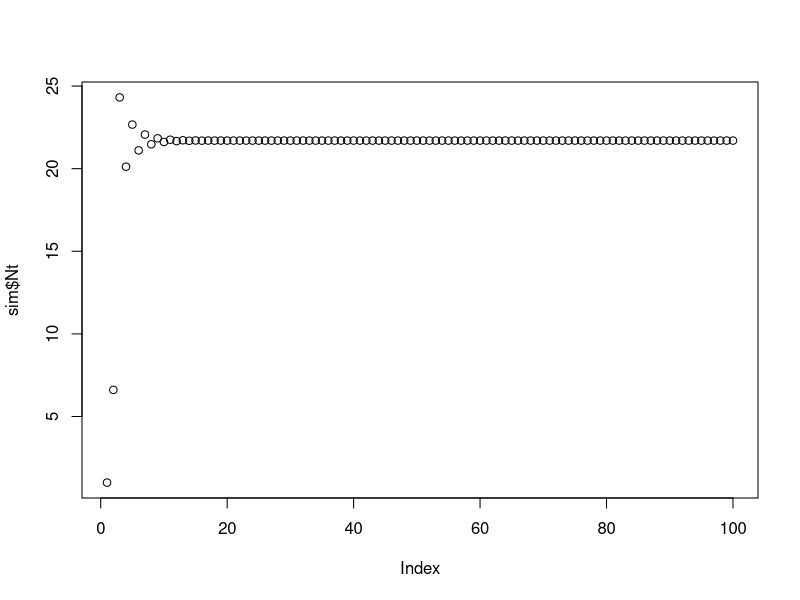

Reproduce this figure in R.
## explore the deterministic skeleton of the model
## - i.e. single patch, no stochastic environmental effects



simmod_det<-function(tmax, f0, kB, s0, kW, getBt=FALSE){
  
  if(exp(s0) > 1){
    stop("exp(s0) must be <= 1")
  }
  
  N0 <- 1
  
  Nt <- rep(NA, tmax)
  Nt[1] <- N0
  
  if(getBt){
    Bt <- rep(NA, tmax)
  }
  
  for(tt in 2:tmax){
    fN <- exp(f0)*exp(-Nt[tt-1]/kB)
    sN <- min(exp(s0)*exp(-(Nt[tt-1]*fN)/kW))
    Nt[tt] <- Nt[tt-1]*fN*sN
    
    if(getBt){
      Bt[tt] <- Nt[tt-1,]*fN
    }
  }
  if(getBt){
    out <- list(Nt=Nt, Bt=Bt)
  }
  else{
    out <- list(Nt=Nt)
  }
  return(out)
}



## simulate some stuff
tmax = 100
f0 = 2.1
kB = 100
s0 = -0.1
kW = 80


sim <- simmod_det(tmax, f0, kB, s0, kW)

plot(sim$Nt)

## f0 and s0 both influence whether dynamics are under/overcompensatory
